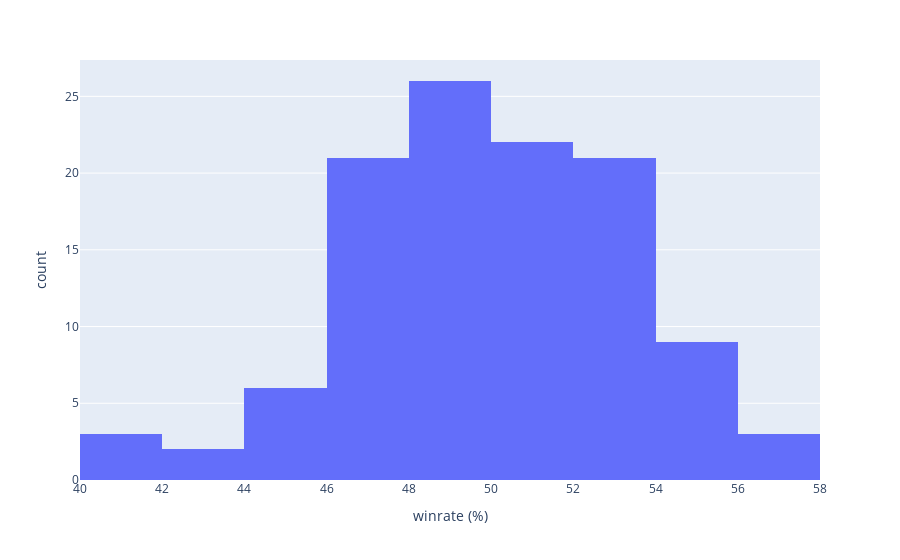

Write notebook code for a chart like this one.
### Markdown cell above
#### Univariate Analysis

### Code cell
# Winrate of every champion with a sufficient amount of total games played
champ_winrate = (lol.groupby('champion')['win'].sum().apply(lambda x: x if x >= 50 else np.nan) \
 / (lol.groupby('champion')['lose'].sum().apply(lambda x: x if x >= 50 else np.nan) \
    + lol.groupby('champion')['win'].sum().apply(lambda x: x if x >= 50 else np.nan))) \
.reset_index().rename(columns = {0: 'winrate'})

# Distribution of winrate among all the champions
fig = px.histogram(champ_winrate*100, x='winrate', nbins=12, labels={'winrate':'winrate (%)'})
fig.show()

### Figure 1 — Plotly figure (JSON) as saved in the notebook; plotly's stock layout.template omitted (floating-point values rounded to 4 significant figures; data arrays with more than 128 entries replaced by an {"elided": "..."} marker saying what was removed)
{"data": [{"alignmentgroup": "True", "bingroup": "x", "hovertemplate": "winrate (%)=%{x}<br>count=%{y}<extra></extra>", "legendgroup": "", "marker": {"color": "#636efa", "pattern": {"shape": ""}}, "name": "", "nbinsx": 12, "offsetgroup": "", "orientation": "v", "showlegend": false, "type": "histogram", "x": {"elided": "162 float values"}, "xaxis": "x", "yaxis": "y"}], "layout": {"barmode": "relative", "legend": {"tracegroupgap": 0}, "margin": {"t": 60}, "xaxis": {"anchor": "y", "domain": [0, 1], "title": {"text": "winrate (%)"}}, "yaxis": {"anchor": "x", "domain": [0, 1], "title": {"text": "count"}}}}
